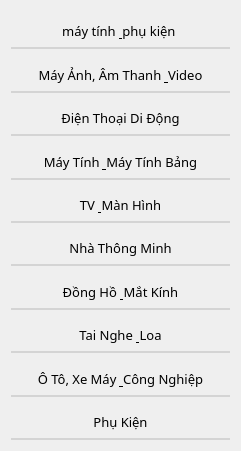
      <widget class="QWidget" name="layoutWidget">
       <property name="geometry">
        <rect>
         <x>50</x>
         <y>50</y>
         <width>241</width>
         <height>451</height>
        </rect>
       </property>
       <layout class="QVBoxLayout" name="verticalLayout">
        <property name="spacing">
         <number>5</number>
        </property>
        <item>
         <widget class="QPushButton" name="pushButton_7">
          <property name="maximumSize">
           <size>
            <width>456</width>
            <height>890</height>
           </size>
          </property>
          <property name="font">
           <font>
            <family>Bahnschrift SemiLight Condensed</family>
            <pointsize>10</pointsize>
            <weight>50</weight>
            <bold>false</bold>
           </font>
          </property>
          <property name="styleSheet">
           <string notr="true">QPushButton{ 
background-color: rgba(0,0, 0, 0);
border:2px solid rgba(0,0, 0, 0);
border-bottom-color: rgba(212, 212, 212, 1);
color: rgb(0,0,0);
padding-top: 2px;
}
QPushButton:checked{
    color: rgb(255, 170, 0); 
	border-top: 1px  rgb(255, 255, 255);
	border-bottom: 1px rgb(255, 255, 255);
	border-left: 1px  rgb(255, 255, 255);
		background-color: qlineargradient(spread:pad, x1:0, y1:1, x2:1, y2:1, stop:0.114428 rgba(187, 249, 255, 167), stop:1 rgba(193, 243, 255, 200));
	border-right: 5px solid rgb(255, 170, 0);
    padding-left: 10px;
    border-radius: 5px;
     padding-top: 3px;
    }
QPushButton:hover{

padding-bottom: 2px;
	border-top: 1px  rgb(255, 255, 255);
    border-bottom: 2px solid rgba(6, 56, 48, 0.86);
	border-right: 1px  rgb(255, 255, 255);
	background-color: qlineargradient(spread:pad, x1:0, y1:1, x2:1, y2:1, stop:0.114428 rgba(187, 249, 255, 167), stop:1 rgba(193, 243, 255, 200));
	border-left: 5px solid rgba(49, 244, 215, 0.8);
border-radius:4px;
padding-left: 18px;

color: rgb(0,0,0);
} 
</string>
          </property>
          <property name="text">
           <string>máy tính &amp; phụ kiện </string>
          </property>
          <property name="icon">
           <iconset>
            <normaloff>image/gaming.png</normaloff>image/gaming.png</iconset>
          </property>
          <property name="iconSize">
           <size>
            <width>30</width>
            <height>30</height>
           </size>
          </property>
         </widget>
        </item>
        <item>
         <widget class="QPushButton" name="pushButton_20">
          <property name="maximumSize">
           <size>
            <width>456</width>
            <height>890</height>
           </size>
          </property>
          <property name="font">
           <font>
            <family>Bahnschrift SemiLight Condensed</family>
            <pointsize>10</pointsize>
            <weight>50</weight>
            <bold>false</bold>
           </font>
          </property>
          <property name="styleSheet">
           <string notr="true">QPushButton{ 
background-color: rgba(0,0, 0, 0);
border:2px solid rgba(0,0, 0, 0);
border-bottom-color: rgba(212, 212, 212, 1);
color: rgb(0,0,0);
padding-top: 2px;
}
QPushButton:checked{
    color: rgb(255, 170, 0); 
	border-top: 1px  rgb(255, 255, 255);
	border-bottom: 1px rgb(255, 255, 255);
	border-left: 1px  rgb(255, 255, 255);
		background-color: qlineargradient(spread:pad, x1:0, y1:1, x2:1, y2:1, stop:0.114428 rgba(187, 249, 255, 167), stop:1 rgba(193, 243, 255, 200));
	border-right: 5px solid rgb(255, 170, 0);
    padding-left: 10px;
    border-radius: 5px;
     padding-top: 3px;
    }
QPushButton:hover{

padding-bottom: 2px;
	border-top: 1px  rgb(255, 255, 255);
    border-bottom: 2px solid rgba(6, 56, 48, 0.86);
	border-right: 1px  rgb(255, 255, 255);
	background-color: qlineargradient(spread:pad, x1:0, y1:1, x2:1, y2:1, stop:0.114428 rgba(187, 249, 255, 167), stop:1 rgba(193, 243, 255, 200));
	border-left: 5px solid rgba(49, 244, 215, 0.8);
border-radius:4px;
padding-left: 18px;

color: rgb(0,0,0);
} 
</string>
          </property>
          <property name="text">
           <string>Máy Ảnh, Âm Thanh &amp; Video</string>
          </property>
          <property name="icon">
           <iconset>
            <normaloff>image/camera.png</normaloff>image/camera.png</iconset>
          </property>
          <property name="iconSize">
           <size>
            <width>30</width>
            <height>30</height>
           </size>
          </property>
         </widget>
        </item>
        <item>
         <widget class="QPushButton" name="pushButton_19">
          <property name="maximumSize">
           <size>
            <width>456</width>
            <height>890</height>
           </size>
          </property>
          <property name="font">
           <font>
            <family>Bahnschrift SemiLight Condensed</family>
            <pointsize>10</pointsize>
            <weight>50</weight>
            <bold>false</bold>
           </font>
          </property>
          <property name="styleSheet">
           <string notr="true">QPushButton{ 
background-color: rgba(0,0, 0, 0);
border:2px solid rgba(0,0, 0, 0);
border-bottom-color: rgba(212, 212, 212, 1);
color: rgb(0,0,0);
padding-top: 2px;
}
QPushButton:checked{
    color: rgb(255, 170, 0); 
	border-top: 1px  rgb(255, 255, 255);
	border-bottom: 1px rgb(255, 255, 255);
	border-left: 1px  rgb(255, 255, 255);
		background-color: qlineargradient(spread:pad, x1:0, y1:1, x2:1, y2:1, stop:0.114428 rgba(187, 249, 255, 167), stop:1 rgba(193, 243, 255, 200));
	border-right: 5px solid rgb(255, 170, 0);
    padding-left: 10px;
    border-radius: 5px;
     padding-top: 3px;
    }
QPushButton:hover{

padding-bottom: 2px;
	border-top: 1px  rgb(255, 255, 255);
    border-bottom: 2px solid rgba(6, 56, 48, 0.86);
	border-right: 1px  rgb(255, 255, 255);
	background-color: qlineargradient(spread:pad, x1:0, y1:1, x2:1, y2:1, stop:0.114428 rgba(187, 249, 255, 167), stop:1 rgba(193, 243, 255, 200));
	border-left: 5px solid rgba(49, 244, 215, 0.8);
border-radius:4px;
padding-left: 18px;

color: rgb(0,0,0);
} 
</string>
          </property>
          <property name="text">
           <string>Điện Thoại Di Động</string>
          </property>
          <property name="icon">
           <iconset>
            <normaloff>image/mobile-app.png</normaloff>image/mobile-app.png</iconset>
          </property>
          <property name="iconSize">
           <size>
            <width>30</width>
            <height>30</height>
           </size>
          </property>
         </widget>
        </item>
        <item>
         <widget class="QPushButton" name="pushButton_18">
          <property name="maximumSize">
           <size>
            <width>456</width>
            <height>890</height>
           </size>
          </property>
          <property name="font">
           <font>
            <family>Bahnschrift SemiLight Condensed</family>
            <pointsize>10</pointsize>
            <weight>50</weight>
            <bold>false</bold>
           </font>
          </property>
          <property name="styleSheet">
           <string notr="true">QPushButton{ 
background-color: rgba(0,0, 0, 0);
border:2px solid rgba(0,0, 0, 0);
border-bottom-color: rgba(212, 212, 212, 1);
color: rgb(0,0,0);
padding-top: 2px;
}
QPushButton:checked{
    color: rgb(255, 170, 0); 
	border-top: 1px  rgb(255, 255, 255);
	border-bottom: 1px rgb(255, 255, 255);
	border-left: 1px  rgb(255, 255, 255);
		background-color: qlineargradient(spread:pad, x1:0, y1:1, x2:1, y2:1, stop:0.114428 rgba(187, 249, 255, 167), stop:1 rgba(193, 243, 255, 200));
	border-right: 5px solid rgb(255, 170, 0);
    padding-left: 10px;
    border-radius: 5px;
     padding-top: 3px;
    }
QPushButton:hover{

padding-bottom: 2px;
	border-top: 1px  rgb(255, 255, 255);
    border-bottom: 2px solid rgba(6, 56, 48, 0.86);
	border-right: 1px  rgb(255, 255, 255);
	background-color: qlineargradient(spread:pad, x1:0, y1:1, x2:1, y2:1, stop:0.114428 rgba(187, 249, 255, 167), stop:1 rgba(193, 243, 255, 200));
	border-left: 5px solid rgba(49, 244, 215, 0.8);
border-radius:4px;
padding-left: 18px;

color: rgb(0,0,0);
} 
</string>
          </property>
          <property name="text">
           <string>Máy Tính &amp; Máy Tính Bảng</string>
          </property>
          <property name="icon">
           <iconset>
            <normaloff>image/ux.png</normaloff>image/ux.png</iconset>
          </property>
          <property name="iconSize">
           <size>
            <width>30</width>
            <height>30</height>
           </size>
          </property>
         </widget>
        </item>
        <item>
         <widget class="QPushButton" name="pushButton_17">
          <property name="maximumSize">
           <size>
            <width>456</width>
            <height>890</height>
           </size>
          </property>
          <property name="font">
           <font>
            <family>Bahnschrift SemiLight Condensed</family>
            <pointsize>10</pointsize>
            <weight>50</weight>
            <bold>false</bold>
           </font>
          </property>
          <property name="styleSheet">
           <string notr="true">QPushButton{ 
background-color: rgba(0,0, 0, 0);
border:2px solid rgba(0,0, 0, 0);
border-bottom-color: rgba(212, 212, 212, 1);
color: rgb(0,0,0);
padding-top: 2px;
}
QPushButton:checked{
    color: rgb(255, 170, 0); 
	border-top: 1px  rgb(255, 255, 255);
	border-bottom: 1px rgb(255, 255, 255);
	border-left: 1px  rgb(255, 255, 255);
		background-color: qlineargradient(spread:pad, x1:0, y1:1, x2:1, y2:1, stop:0.114428 rgba(187, 249, 255, 167), stop:1 rgba(193, 243, 255, 200));
	border-right: 5px solid rgb(255, 170, 0);
    padding-left: 10px;
    border-radius: 5px;
     padding-top: 3px;
    }
QPushButton:hover{

padding-bottom: 2px;
	border-top: 1px  rgb(255, 255, 255);
    border-bottom: 2px solid rgba(6, 56, 48, 0.86);
	border-right: 1px  rgb(255, 255, 255);
	background-color: qlineargradient(spread:pad, x1:0, y1:1, x2:1, y2:1, stop:0.114428 rgba(187, 249, 255, 167), stop:1 rgba(193, 243, 255, 200));
	border-left: 5px solid rgba(49, 244, 215, 0.8);
border-radius:4px;
padding-left: 18px;

color: rgb(0,0,0);
} 
</string>
          </property>
          <property name="text">
           <string>TV &amp; Màn Hình</string>
          </property>
          <property name="icon">
           <iconset>
            <normaloff>image/smart-tv.png</normaloff>image/smart-tv.png</iconset>
          </property>
          <property name="iconSize">
           <size>
            <width>30</width>
            <height>30</height>
           </size>
          </property>
         </widget>
        </item>
        <item>
         <widget class="QPushButton" name="pushButton_16">
          <property name="maximumSize">
           <size>
            <width>456</width>
            <height>890</height>
           </size>
          </property>
          <property name="font">
           <font>
            <family>Bahnschrift SemiLight Condensed</family>
            <pointsize>10</pointsize>
            <weight>50</weight>
            <bold>false</bold>
           </font>
          </property>
          <property name="styleSheet">
           <string notr="true">QPushButton{ 
background-color: rgba(0,0, 0, 0);
border:2px solid rgba(0,0, 0, 0);
border-bottom-color: rgba(212, 212, 212, 1);
color: rgb(0,0,0);
padding-top: 2px;
}
QPushButton:checked{
    color: rgb(255, 170, 0); 
	border-top: 1px  rgb(255, 255, 255);
	border-bottom: 1px rgb(255, 255, 255);
	border-left: 1px  rgb(255, 255, 255);
		background-color: qlineargradient(spread:pad, x1:0, y1:1, x2:1, y2:1, stop:0.114428 rgba(187, 249, 255, 167), stop:1 rgba(193, 243, 255, 200));
	border-right: 5px solid rgb(255, 170, 0);
    padding-left: 10px;
    border-radius: 5px;
     padding-top: 3px;
    }
QPushButton:hover{

padding-bottom: 2px;
	border-top: 1px  rgb(255, 255, 255);
    border-bottom: 2px solid rgba(6, 56, 48, 0.86);
	border-right: 1px  rgb(255, 255, 255);
	background-color: qlineargradient(spread:pad, x1:0, y1:1, x2:1, y2:1, stop:0.114428 rgba(187, 249, 255, 167), stop:1 rgba(193, 243, 255, 200));
	border-left: 5px solid rgba(49, 244, 215, 0.8);
border-radius:4px;
padding-left: 18px;

color: rgb(0,0,0);
} 

</string>
          </property>
          <property name="text">
           <string>Nhà Thông Minh</string>
          </property>
          <property name="icon">
           <iconset>
            <normaloff>image/smart-home.png</normaloff>image/smart-home.png</iconset>
          </property>
          <property name="iconSize">
           <size>
            <width>30</width>
            <height>30</height>
           </size>
          </property>
         </widget>
        </item>
        <item>
         <widget class="QPushButton" name="pushButton_15">
          <property name="maximumSize">
           <size>
            <width>456</width>
            <height>890</height>
           </size>
          </property>
          <property name="font">
           <font>
            <family>Bahnschrift SemiLight Condensed</family>
            <pointsize>10</pointsize>
            <weight>50</weight>
            <bold>false</bold>
           </font>
          </property>
          <property name="styleSheet">
           <string notr="true">QPushButton{ 
background-color: rgba(0,0, 0, 0);
border:2px solid rgba(0,0, 0, 0);
border-bottom-color: rgba(212, 212, 212, 1);
color: rgb(0,0,0);
padding-top: 2px;
}
QPushButton:checked{
    color: rgb(255, 170, 0); 
	border-top: 1px  rgb(255, 255, 255);
	border-bottom: 1px rgb(255, 255, 255);
	border-left: 1px  rgb(255, 255, 255);
		background-color: qlineargradient(spread:pad, x1:0, y1:1, x2:1, y2:1, stop:0.114428 rgba(187, 249, 255, 167), stop:1 rgba(193, 243, 255, 200));
	border-right: 5px solid rgb(255, 170, 0);
    padding-left: 10px;
    border-radius: 5px;
     padding-top: 3px;
    }
QPushButton:hover{

padding-bottom: 2px;
	border-top: 1px  rgb(255, 255, 255);
    border-bottom: 2px solid rgba(6, 56, 48, 0.86);
	border-right: 1px  rgb(255, 255, 255);
	background-color: qlineargradient(spread:pad, x1:0, y1:1, x2:1, y2:1, stop:0.114428 rgba(187, 249, 255, 167), stop:1 rgba(193, 243, 255, 200));
	border-left: 5px solid rgba(49, 244, 215, 0.8);
border-radius:4px;
padding-left: 18px;

color: rgb(0,0,0);
} 
</string>
          </property>
          <property name="text">
           <string>Đồng Hồ &amp; Mắt Kính</string>
          </property>
          <property name="icon">
           <iconset>
            <normaloff>image/smart-watch.png</normaloff>image/smart-watch.png</iconset>
          </property>
          <property name="iconSize">
           <size>
            <width>30</width>
            <height>30</height>
           </size>
          </property>
         </widget>
        </item>
        <item>
         <widget class="QPushButton" name="pushButton_13">
          <property name="maximumSize">
           <size>
            <width>456</width>
            <height>890</height>
           </size>
          </property>
          <property name="font">
           <font>
            <family>Bahnschrift SemiLight Condensed</family>
            <pointsize>10</pointsize>
            <weight>50</weight>
            <bold>false</bold>
           </font>
          </property>
          <property name="styleSheet">
           <string notr="true">QPushButton{ 
background-color: rgba(0,0, 0, 0);
border:2px solid rgba(0,0, 0, 0);
border-bottom-color: rgba(212, 212, 212, 1);
color: rgb(0,0,0);
padding-top: 2px;
}
QPushButton:checked{
    color: rgb(255, 170, 0); 
	border-top: 1px  rgb(255, 255, 255);
	border-bottom: 1px rgb(255, 255, 255);
	border-left: 1px  rgb(255, 255, 255);
		background-color: qlineargradient(spread:pad, x1:0, y1:1, x2:1, y2:1, stop:0.114428 rgba(187, 249, 255, 167), stop:1 rgba(193, 243, 255, 200));
	border-right: 5px solid rgb(255, 170, 0);
    padding-left: 10px;
    border-radius: 5px;
     padding-top: 3px;
    }
QPushButton:hover{

padding-bottom: 2px;
	border-top: 1px  rgb(255, 255, 255);
    border-bottom: 2px solid rgba(6, 56, 48, 0.86);
	border-right: 1px  rgb(255, 255, 255);
	background-color: qlineargradient(spread:pad, x1:0, y1:1, x2:1, y2:1, stop:0.114428 rgba(187, 249, 255, 167), stop:1 rgba(193, 243, 255, 200));
	border-left: 5px solid rgba(49, 244, 215, 0.8);
border-radius:4px;
padding-left: 18px;

color: rgb(0,0,0);
} 

</string>
          </property>
          <property name="text">
           <string>Tai Nghe &amp; Loa</string>
          </property>
          <property name="icon">
           <iconset>
            <normaloff>image/earphone.png</normaloff>image/earphone.png</iconset>
          </property>
          <property name="iconSize">
           <size>
            <width>30</width>
            <height>30</height>
           </size>
          </property>
         </widget>
        </item>
        <item>
         <widget class="QPushButton" name="pushButton_12">
          <property name="maximumSize">
           <size>
            <width>456</width>
            <height>890</height>
           </size>
          </property>
          <property name="font">
           <font>
            <family>Bahnschrift SemiLight Condensed</family>
            <pointsize>10</pointsize>
            <weight>50</weight>
            <bold>false</bold>
           </font>
          </property>
          <property name="styleSheet">
           <string notr="true">QPushButton{ 
background-color: rgba(0,0, 0, 0);
border:2px solid rgba(0,0, 0, 0);
border-bottom-color: rgba(212, 212, 212, 1);
color: rgb(0,0,0);
padding-top: 2px;
}
QPushButton:checked{
    color: rgb(255, 170, 0); 
	border-top: 1px  rgb(255, 255, 255);
	border-bottom: 1px rgb(255, 255, 255);
	border-left: 1px  rgb(255, 255, 255);
		background-color: qlineargradient(spread:pad, x1:0, y1:1, x2:1, y2:1, stop:0.114428 rgba(187, 249, 255, 167), stop:1 rgba(193, 243, 255, 200));
	border-right: 5px solid rgb(255, 170, 0);
    padding-left: 10px;
    border-radius: 5px;
     padding-top: 3px;
    }
QPushButton:hover{

padding-bottom: 2px;
	border-top: 1px  rgb(255, 255, 255);
    border-bottom: 2px solid rgba(6, 56, 48, 0.86);
	border-right: 1px  rgb(255, 255, 255);
	background-color: qlineargradient(spread:pad, x1:0, y1:1, x2:1, y2:1, stop:0.114428 rgba(187, 249, 255, 167), stop:1 rgba(193, 243, 255, 200));
	border-left: 5px solid rgba(49, 244, 215, 0.8);
border-radius:4px;
padding-left: 18px;

color: rgb(0,0,0);
} 
</string>
          </property>
          <property name="text">
           <string>Ô Tô, Xe Máy &amp; Công Nghiệp</string>
          </property>
          <property name="icon">
           <iconset>
            <normaloff>image/infrastructure.png</normaloff>image/infrastructure.png</iconset>
          </property>
          <property name="iconSize">
           <size>
            <width>30</width>
            <height>30</height>
           </size>
          </property>
         </widget>
        </item>
        <item>
         <widget class="QPushButton" name="pushButton_21">
          <property name="maximumSize">
           <size>
            <width>456</width>
            <height>890</height>
           </size>
          </property>
          <property name="font">
           <font>
            <family>Bahnschrift SemiLight Condensed</family>
            <pointsize>10</pointsize>
            <weight>50</weight>
            <bold>false</bold>
           </font>
          </property>
          <property name="styleSheet">
           <string notr="true">QPushButton{ 
background-color: rgba(0,0, 0, 0);
border:2px solid rgba(0,0, 0, 0);
border-bottom-color: rgba(212, 212, 212, 1);
color: rgb(0,0,0);
padding-top: 2px;
}
QPushButton:checked{
    color: rgb(255, 170, 0); 
	border-top: 1px  rgb(255, 255, 255);
	border-bottom: 1px rgb(255, 255, 255);
	border-left: 1px  rgb(255, 255, 255);
		background-color: qlineargradient(spread:pad, x1:0, y1:1, x2:1, y2:1, stop:0.114428 rgba(187, 249, 255, 167), stop:1 rgba(193, 243, 255, 200));
	border-right: 5px solid rgb(255, 170, 0);
    padding-left: 10px;
    border-radius: 5px;
     padding-top: 3px;
    }
QPushButton:hover{

padding-bottom: 2px;
	border-top: 1px  rgb(255, 255, 255);
    border-bottom: 2px solid rgba(6, 56, 48, 0.86);
	border-right: 1px  rgb(255, 255, 255);
	background-color: qlineargradient(spread:pad, x1:0, y1:1, x2:1, y2:1, stop:0.114428 rgba(187, 249, 255, 167), stop:1 rgba(193, 243, 255, 200));
	border-left: 5px solid rgba(49, 244, 215, 0.8);
border-radius:4px;
padding-left: 18px;

color: rgb(0,0,0);
} 
</string>
          </property>
          <property name="text">
           <string>Phụ Kiện</string>
          </property>
          <property name="icon">
           <iconset>
            <normaloff>../../../Downloads/backpack (1).png</normaloff>../../../Downloads/backpack (1).png</iconset>
          </property>
          <property name="iconSize">
           <size>
            <width>30</width>
            <height>30</height>
           </size>
          </property>
         </widget>
        </item>
       </layout>
      </widget>
